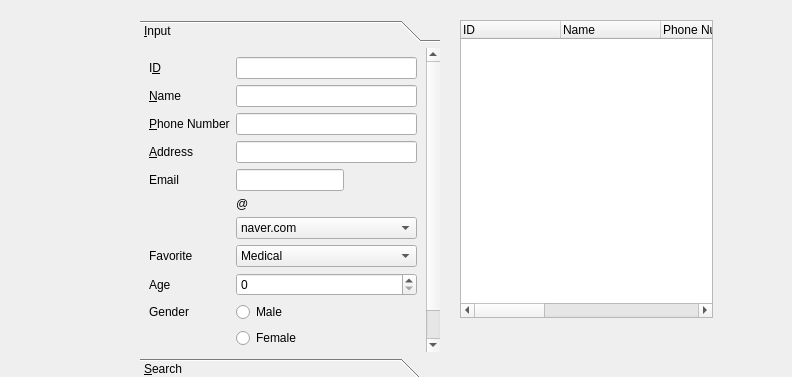
<?xml version="1.0" encoding="UTF-8"?>
<ui version="4.0">
 <class>ClientManagerForm</class>
 <widget class="QWidget" name="ClientManagerForm">
  <property name="geometry">
   <rect>
    <x>0</x>
    <y>0</y>
    <width>792</width>
    <height>377</height>
   </rect>
  </property>
  <property name="font">
   <font>
    <kerning>true</kerning>
   </font>
  </property>
  <property name="contextMenuPolicy">
   <enum>Qt::DefaultContextMenu</enum>
  </property>
  <property name="windowTitle">
   <string>Client Enroll</string>
  </property>
  <widget class="QToolBox" name="toolBox">
   <property name="geometry">
    <rect>
     <x>140</x>
     <y>20</y>
     <width>300</width>
     <height>360</height>
    </rect>
   </property>
   <property name="maximumSize">
    <size>
     <width>16777215</width>
     <height>360</height>
    </size>
   </property>
   <property name="currentIndex">
    <number>0</number>
   </property>
   <widget class="QWidget" name="inputPage">
    <property name="geometry">
     <rect>
      <x>0</x>
      <y>0</y>
      <width>290</width>
      <height>313</height>
     </rect>
    </property>
    <attribute name="label">
     <string>&amp;Input</string>
    </attribute>
    <layout class="QVBoxLayout" name="verticalLayout">
     <item>
      <layout class="QFormLayout" name="clientFormLayout">
       <item row="0" column="0">
        <widget class="QLabel" name="idLabel">
         <property name="text">
          <string>I&amp;D</string>
         </property>
         <property name="buddy">
          <cstring>idLineEdit</cstring>
         </property>
        </widget>
       </item>
       <item row="0" column="1">
        <widget class="QLineEdit" name="idLineEdit">
         <property name="readOnly">
          <bool>true</bool>
         </property>
        </widget>
       </item>
       <item row="1" column="0">
        <widget class="QLabel" name="nameLabel">
         <property name="text">
          <string>&amp;Name</string>
         </property>
         <property name="buddy">
          <cstring>nameLineEdit</cstring>
         </property>
        </widget>
       </item>
       <item row="1" column="1">
        <widget class="QLineEdit" name="nameLineEdit"/>
       </item>
       <item row="2" column="0">
        <widget class="QLabel" name="phoneNumberLabel">
         <property name="text">
          <string>&amp;Phone Number</string>
         </property>
         <property name="buddy">
          <cstring>phoneNumberLineEdit</cstring>
         </property>
        </widget>
       </item>
       <item row="2" column="1">
        <widget class="QLineEdit" name="phoneNumberLineEdit"/>
       </item>
       <item row="3" column="0">
        <widget class="QLabel" name="addressLabel">
         <property name="text">
          <string>&amp;Address</string>
         </property>
         <property name="buddy">
          <cstring>addressLineEdit</cstring>
         </property>
        </widget>
       </item>
       <item row="3" column="1">
        <widget class="QLineEdit" name="addressLineEdit"/>
       </item>
       <item row="5" column="0">
        <widget class="QLabel" name="emailLabel">
         <property name="text">
          <string>Email</string>
         </property>
        </widget>
       </item>
       <item row="5" column="1">
        <widget class="QLineEdit" name="emaillineEdit">
         <property name="sizePolicy">
          <sizepolicy hsizetype="Fixed" vsizetype="Fixed">
           <horstretch>0</horstretch>
           <verstretch>0</verstretch>
          </sizepolicy>
         </property>
        </widget>
       </item>
       <item row="9" column="0">
        <widget class="QLabel" name="favoriteLabel">
         <property name="text">
          <string>Favorite</string>
         </property>
        </widget>
       </item>
       <item row="9" column="1">
        <widget class="QComboBox" name="FavoriteComboBox">
         <item>
          <property name="text">
           <string>Medical</string>
          </property>
         </item>
         <item>
          <property name="text">
           <string>Diet</string>
          </property>
         </item>
         <item>
          <property name="text">
           <string>Health</string>
          </property>
         </item>
        </widget>
       </item>
       <item row="10" column="0">
        <widget class="QLabel" name="ageLabel">
         <property name="text">
          <string>Age</string>
         </property>
        </widget>
       </item>
       <item row="10" column="1">
        <widget class="QSpinBox" name="AgeSpinBox"/>
       </item>
       <item row="12" column="0">
        <widget class="QLabel" name="genderLabel">
         <property name="text">
          <string>Gender</string>
         </property>
        </widget>
       </item>
       <item row="12" column="1">
        <widget class="QRadioButton" name="MaleButton">
         <property name="maximumSize">
          <size>
           <width>100</width>
           <height>16777215</height>
          </size>
         </property>
         <property name="text">
          <string>Male</string>
         </property>
        </widget>
       </item>
       <item row="13" column="1">
        <widget class="QRadioButton" name="FemaleButton">
         <property name="maximumSize">
          <size>
           <width>100</width>
           <height>16777215</height>
          </size>
         </property>
         <property name="text">
          <string>Female</string>
         </property>
        </widget>
       </item>
       <item row="7" column="1">
        <widget class="QComboBox" name="emailComboBox">
         <item>
          <property name="text">
           <string>naver.com</string>
          </property>
         </item>
         <item>
          <property name="text">
           <string>gmail.com</string>
          </property>
         </item>
         <item>
          <property name="text">
           <string>osstem.org</string>
          </property>
         </item>
        </widget>
       </item>
       <item row="6" column="1">
        <widget class="QLabel" name="aLabel">
         <property name="maximumSize">
          <size>
           <width>15</width>
           <height>16777215</height>
          </size>
         </property>
         <property name="text">
          <string>@</string>
         </property>
        </widget>
       </item>
      </layout>
     </item>
     <item>
      <layout class="QHBoxLayout" name="addHorizontalLayout">
       <item>
        <widget class="QPushButton" name="addPushButton">
         <property name="text">
          <string>&amp;Add</string>
         </property>
        </widget>
       </item>
       <item>
        <widget class="QPushButton" name="modifyPushButton">
         <property name="text">
          <string>&amp;Modify</string>
         </property>
        </widget>
       </item>
      </layout>
     </item>
    </layout>
   </widget>
   <widget class="QWidget" name="searchPage">
    <property name="geometry">
     <rect>
      <x>0</x>
      <y>0</y>
      <width>300</width>
      <height>312</height>
     </rect>
    </property>
    <attribute name="label">
     <string>&amp;Search</string>
    </attribute>
    <layout class="QVBoxLayout" name="verticalLayout_3">
     <item>
      <widget class="QTreeWidget" name="searchTreeWidget">
       <property name="enabled">
        <bool>false</bool>
       </property>
       <property name="rootIsDecorated">
        <bool>false</bool>
       </property>
       <column>
        <property name="text">
         <string>ID</string>
        </property>
       </column>
       <column>
        <property name="text">
         <string>Name</string>
        </property>
       </column>
       <column>
        <property name="text">
         <string>Phone Number</string>
        </property>
       </column>
       <column>
        <property name="text">
         <string>Address</string>
        </property>
       </column>
       <column>
        <property name="text">
         <string>Email</string>
        </property>
       </column>
       <column>
        <property name="text">
         <string>Favorite</string>
        </property>
       </column>
       <column>
        <property name="text">
         <string>Age</string>
        </property>
       </column>
       <column>
        <property name="text">
         <string>Gender</string>
        </property>
       </column>
      </widget>
     </item>
     <item>
      <layout class="QHBoxLayout" name="horizontalLayout">
       <item>
        <widget class="QComboBox" name="searchComboBox">
         <item>
          <property name="text">
           <string>ID</string>
          </property>
         </item>
         <item>
          <property name="text">
           <string>Name</string>
          </property>
         </item>
         <item>
          <property name="text">
           <string>Phone Number</string>
          </property>
         </item>
         <item>
          <property name="text">
           <string>Address</string>
          </property>
         </item>
         <item>
          <property name="text">
           <string>Email</string>
          </property>
         </item>
         <item>
          <property name="text">
           <string>Favorite</string>
          </property>
         </item>
         <item>
          <property name="text">
           <string>Age</string>
          </property>
         </item>
         <item>
          <property name="text">
           <string>Gender</string>
          </property>
         </item>
        </widget>
       </item>
       <item>
        <widget class="QLineEdit" name="searchLineEdit"/>
       </item>
      </layout>
     </item>
     <item>
      <widget class="QPushButton" name="searchPushButton">
       <property name="text">
        <string>S&amp;earch</string>
       </property>
      </widget>
     </item>
    </layout>
   </widget>
  </widget>
  <widget class="QTreeWidget" name="treeWidget">
   <property name="enabled">
    <bool>true</bool>
   </property>
   <property name="geometry">
    <rect>
     <x>460</x>
     <y>20</y>
     <width>253</width>
     <height>298</height>
    </rect>
   </property>
   <property name="sizePolicy">
    <sizepolicy hsizetype="Preferred" vsizetype="Preferred">
     <horstretch>0</horstretch>
     <verstretch>0</verstretch>
    </sizepolicy>
   </property>
   <property name="rootIsDecorated">
    <bool>false</bool>
   </property>
   <attribute name="headerStretchLastSection">
    <bool>true</bool>
   </attribute>
   <column>
    <property name="text">
     <string>ID</string>
    </property>
   </column>
   <column>
    <property name="text">
     <string>Name</string>
    </property>
   </column>
   <column>
    <property name="text">
     <string>Phone Number</string>
    </property>
   </column>
   <column>
    <property name="text">
     <string>Address</string>
    </property>
   </column>
   <column>
    <property name="text">
     <string>Email</string>
    </property>
   </column>
   <column>
    <property name="text">
     <string>Favorite</string>
    </property>
   </column>
   <column>
    <property name="text">
     <string>Age</string>
    </property>
   </column>
   <column>
    <property name="text">
     <string>Gender</string>
    </property>
   </column>
  </widget>
 </widget>
 <resources/>
 <connections/>
</ui>
